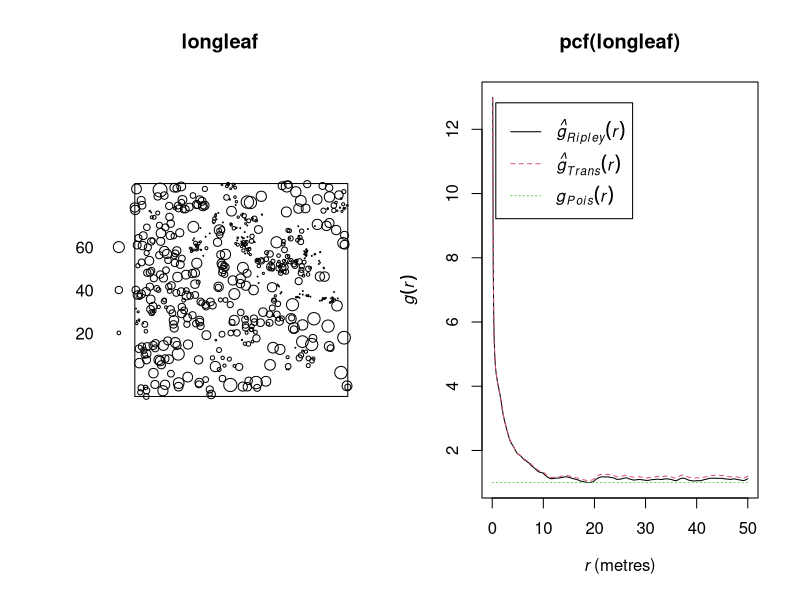
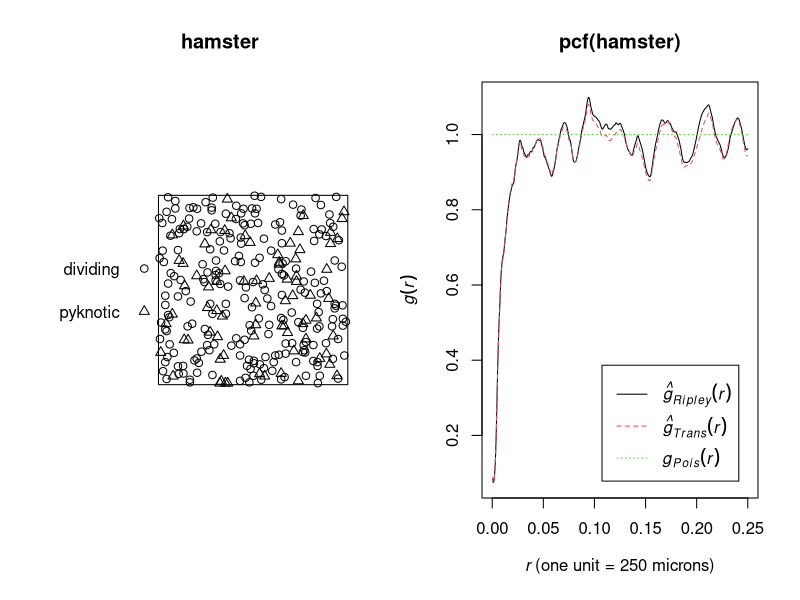

R code for these plots, in order:
## ---- chunk 1
library(spatstat)
## ---- chunk 2
par(mfrow = c(1, 2))
plot(longleaf)
plot(pcf(longleaf))
## ---- chunk 3
par(mfrow = c(1, 2))
plot(hamster)
plot(pcf(hamster))
